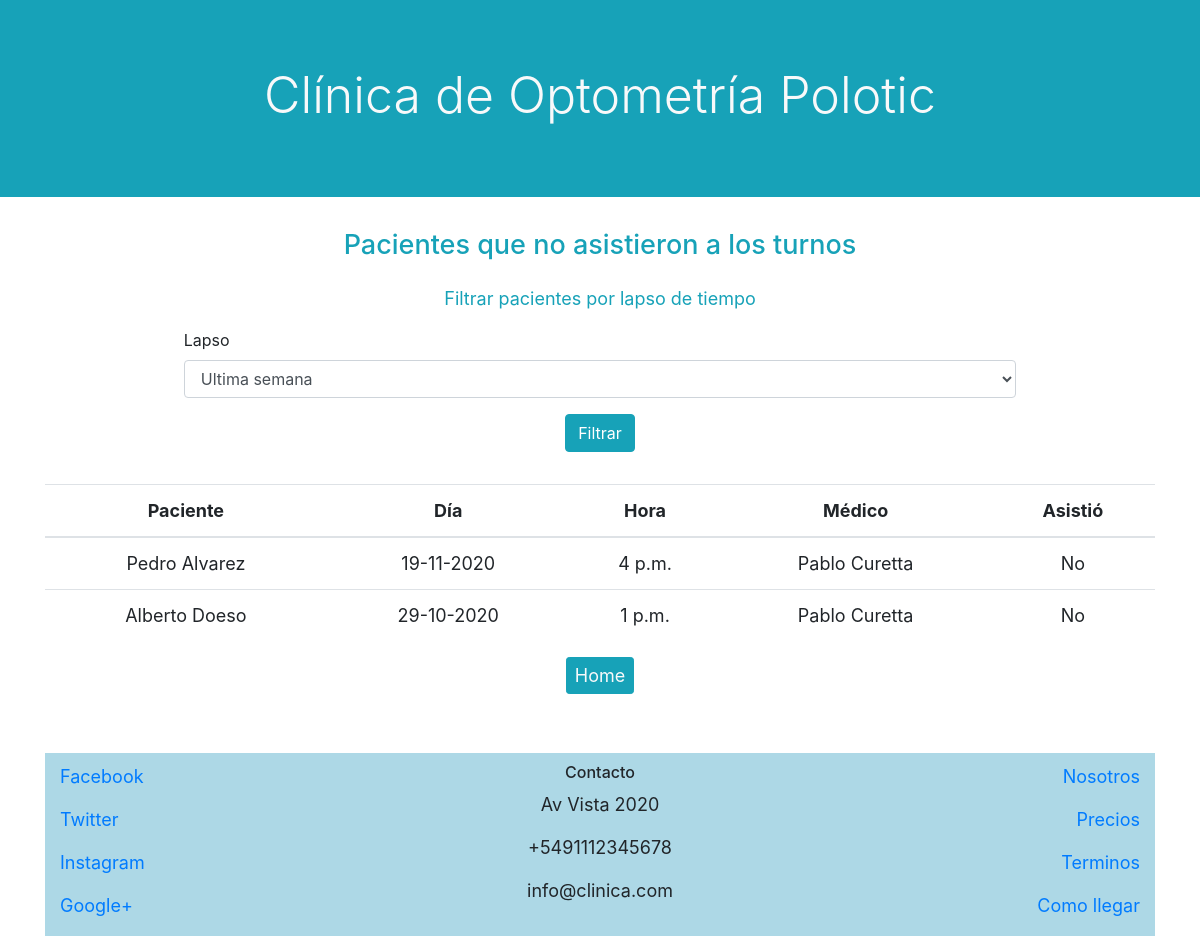
Page /ausencia_paciente_turno on the earlier database version.
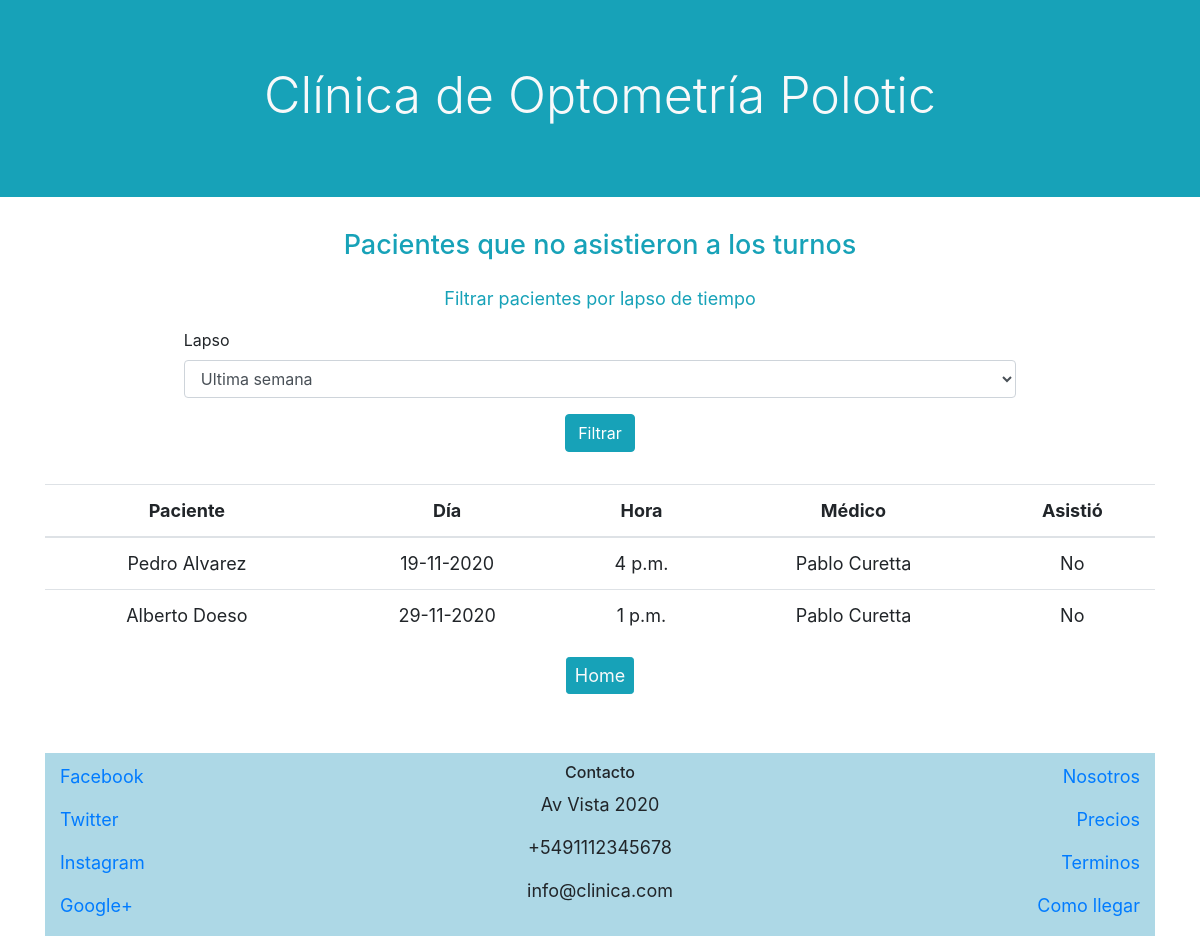
Same page on the later database version.
### clinica/models.py (models this page shows, shortened)
class Turno(models.Model):
    paciente = models.ForeignKey(Paciente, on_delete=models.RESTRICT, related_name="paciente_turno")
    medico =  models.ForeignKey(Medico, on_delete=models.RESTRICT, related_name="medico_turno")
    dia = models.DateField()
    hora = models.TimeField()
    asistio = models.ForeignKey(AsistenciaTurno, on_delete=models.RESTRICT, related_name="asistencia_turno", default = "1")

class Paciente(models.Model):
    nombre = models.CharField(max_length=64)
    apellido = models.CharField(max_length=64)
    medico = models.ForeignKey(Medico, on_delete=models.RESTRICT, related_name="medico_asignado")
    def __str__(self):
        return f"{self.nombre} {self.apellido}"

class Medico(models.Model):
    username = models.CharField(max_length=64)
    nombre = models.CharField(max_length=64)
    apellido = models.CharField(max_length=64)
    especialidad = models.CharField(max_length=64)
    def __str__(self):
        return f"{self.nombre} {self.apellido}"

class AsistenciaTurno(models.Model):
    nombre = models.CharField(max_length=64)
    def __str__(self):
        return f"{self.nombre}"

### clinica/views.py (the view, shortened to what this page needs)
# urls.py: path("ausencia_paciente_turno", views.ausencia_paciente_turno, name ="ausencia_paciente_turno"),
def ausencia_paciente_turno(request):
    ahora = datetime.now()
    turnos = Turno.objects.filter(asistio = "3")
    return render(request, "clinica/ausencia_paciente_turno.html", {"turnos": turnos,
                                                                      "form": FormFiltroSemanaMes})

### clinica/templates/clinica/ausencia_paciente_turno.html (shortened to what this page needs)
{% extends "clinica/layout.html" %}
{% block body %}
<h4 class = "text-info text-center pb-3">Pacientes que no asistieron a los turnos</h4>
<div class="container d-flex flex-column align-items-center">
<p class="text-info">Filtrar pacientes por lapso de tiempo</p>
<form  class = "w-75 form-group " method="post">
    {% for field in form %}
    <div>
      <label for="{{ field.name }}">{{ field.label }}</label>
      {{ field }}
    </div>
    {% endfor %}
   <div class="d-flex align-items-center">
    <input class="btn btn-info mt-3 mx-auto" value="Filtrar" type="submit">
    </div>
</form>
<div class="table-responsive mt-3">
  <table class="table" id ="tabla">
    <thead>
    <tr>
      <th class="text-center" scope="col">Paciente</th>
      <th class="text-center" scope="col">Día</th>
      <th class="text-center" scope="col">Hora</th>
      <th class="text-center" scope="col">Médico</th>
      <th class="text-center" scope="col">Asistió</th>
    </tr>
  </thead>
  <tbody>
{% for turno in turnos %}
<tr>
<td class="text-center"> {{turno.paciente}}</td> <td class="text-center">  {{turno.dia}} </td> <td class="text-center">
{{turno.hora}}</td> <td class="text-center">  {{turno.medico}}</td> <td class="text-center">  {{turno.asistio}}</td>
</tr>
{% endfor %}
</table>
<div class="d-flex align-items-center">
<a class="btn btn-info text-light btn-sm mb-3 mx-auto" href="{% url 'usuarios:index' %}">Home</a>
</div>
</div>
{% endblock %}

Differences in the rows shown:
changed Turno "Alberto Doeso": dia "29-10-2020" → "29-11-2020"
